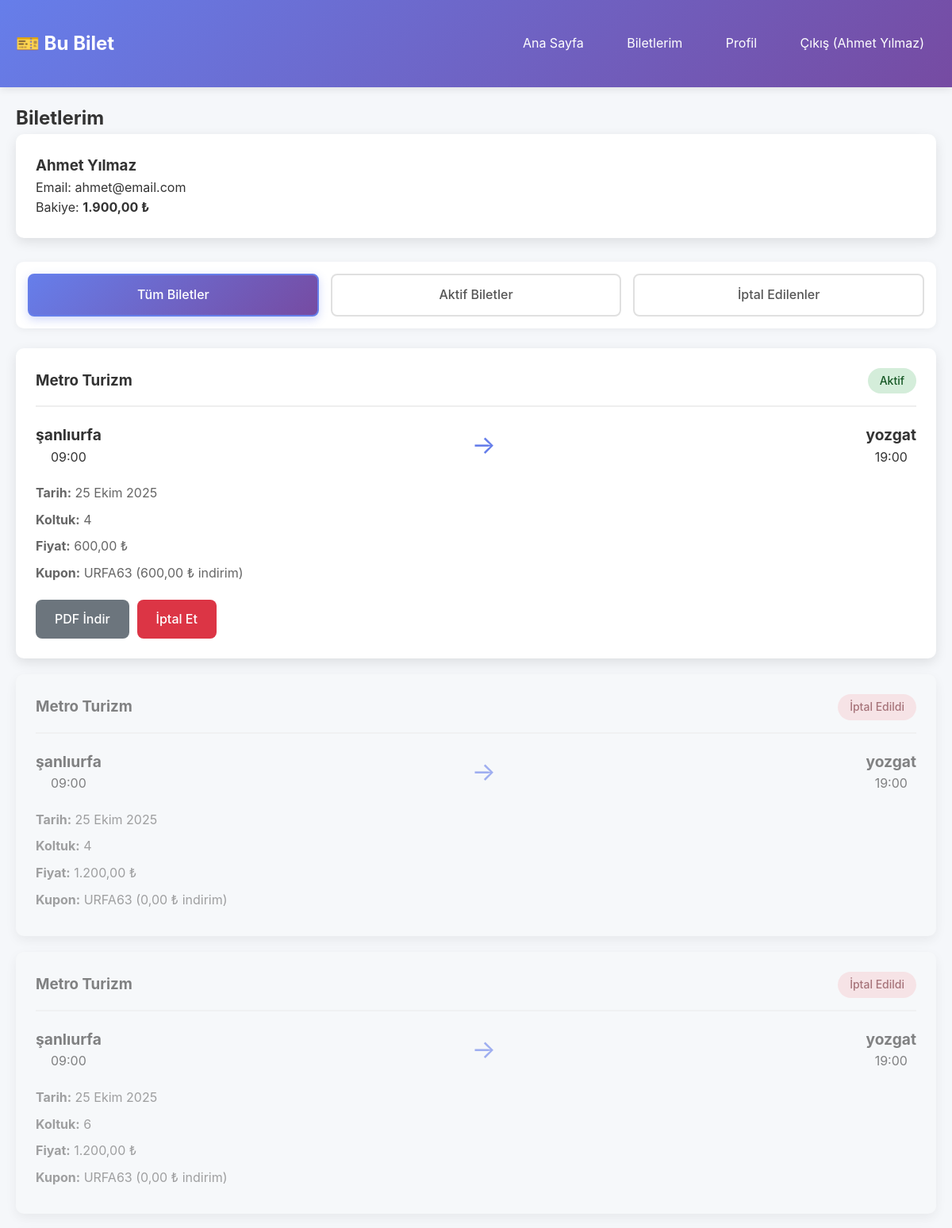
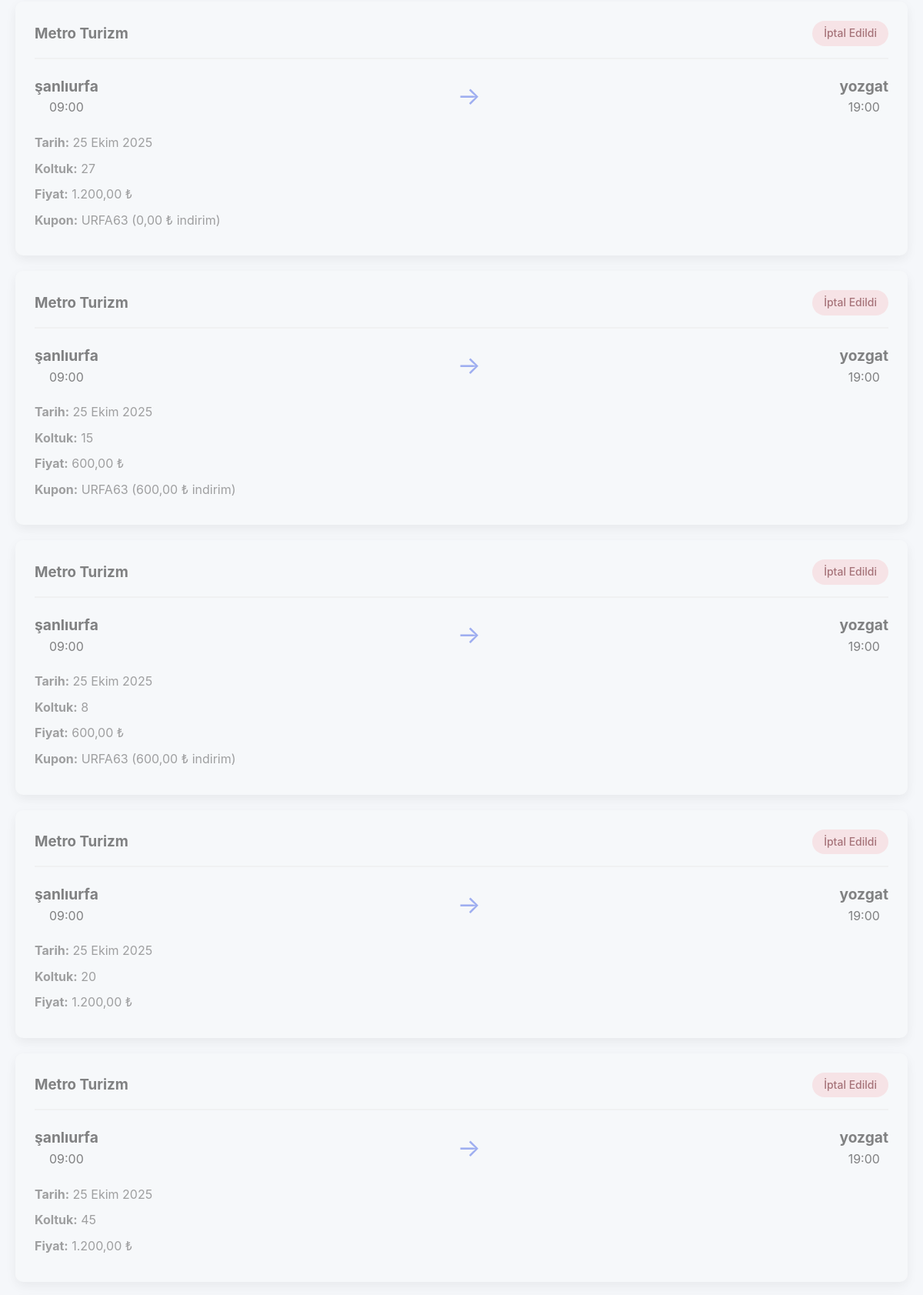
The page /my-tickets.php (signed in, upper part) on the database its author committed (2 pictures, top to bottom).
### tables this page shows
CREATE TABLE users (
        id INTEGER PRIMARY KEY AUTOINCREMENT,
        email TEXT UNIQUE NOT NULL,
        password TEXT NOT NULL,
        name TEXT NOT NULL,
        phone TEXT,
        role TEXT DEFAULT 'user',
        company_id INTEGER,
        balance REAL DEFAULT 1000.00,
        created_at DATETIME DEFAULT CURRENT_TIMESTAMP,
        FOREIGN KEY (company_id) REFERENCES companies(id)
    );

CREATE TABLE tickets (
        id INTEGER PRIMARY KEY AUTOINCREMENT,
        user_id INTEGER NOT NULL,
        trip_id INTEGER NOT NULL,
        seat_number INTEGER NOT NULL,
        price REAL NOT NULL,
        status TEXT DEFAULT 'active',
        coupon_code TEXT,
        discount_amount REAL DEFAULT 0,
        booking_date DATETIME DEFAULT CURRENT_TIMESTAMP,
        FOREIGN KEY (user_id) REFERENCES users(id),
        FOREIGN KEY (trip_id) REFERENCES trips(id)
    );

CREATE TABLE companies (
        id INTEGER PRIMARY KEY AUTOINCREMENT,
        name TEXT UNIQUE NOT NULL,
        logo TEXT,
        phone TEXT,
        email TEXT,
        created_at DATETIME DEFAULT CURRENT_TIMESTAMP
    );

CREATE TABLE trips (
        id INTEGER PRIMARY KEY AUTOINCREMENT,
        company_id INTEGER NOT NULL,
        departure_city TEXT NOT NULL,
        arrival_city TEXT NOT NULL,
        departure_date DATE NOT NULL,
        departure_time TIME NOT NULL,
        arrival_time TIME NOT NULL,
        price REAL NOT NULL,
        total_seats INTEGER DEFAULT 45,
        available_seats INTEGER DEFAULT 45,
        bus_plate TEXT,
        created_at DATETIME DEFAULT CURRENT_TIMESTAMP,
        FOREIGN KEY (company_id) REFERENCES companies(id)
    );

### includes/auth.php (called while the page is built, shortened)
<?php
function isLoggedIn() {
    return isset($_SESSION['user_id']);
}
function getCurrentUser() {
    global $db;
    $stmt = $db->prepare("SELECT * FROM users WHERE id = :id");
    $stmt->bindValue(':id', $_SESSION['user_id'], SQLITE3_INTEGER);
    $result = $stmt->execute();
    return $result->fetchArray(SQLITE3_ASSOC);
}
?>

### includes/functions.php (called while the page is built, shortened)
<?php
function formatPrice($price) {
    return number_format($price, 2, ',', '.') . ' ₺';
}
function formatDate($date) {
    $months = [
        'January' => 'Ocak', 'February' => 'Şubat', 'March' => 'Mart',
        'April' => 'Nisan', 'May' => 'Mayıs', 'June' => 'Haziran',
        'July' => 'Temmuz', 'August' => 'Ağustos', 'September' => 'Eylül',
        'October' => 'Ekim', 'November' => 'Kasım', 'December' => 'Aralık'
    ];
    $timestamp = strtotime($date);
    $formatted = date('d F Y', $timestamp);
    foreach ($months as $eng => $tr) {
        $formatted = str_replace($eng, $tr, $formatted);
    }
    return $formatted;
}
function formatTime($time) {
    return date('H:i', strtotime($time));
}
function canCancelTicket($db, $ticketId) {
    $stmt = $db->prepare("
        SELECT t.departure_date, t.departure_time
        FROM tickets tk
        JOIN trips t ON tk.trip_id = t.id
        WHERE tk.id = :ticket_id
    ");
    $stmt->bindValue(':ticket_id', $ticketId, SQLITE3_INTEGER);
    $result = $stmt->execute();
    $trip = $result->fetchArray(SQLITE3_ASSOC);
    $departureDateTime = strtotime($trip['departure_date'] . ' ' . $trip['departure_time']);
    $currentTime = time();
    $oneHourBefore = $departureDateTime - 3600;
    return $currentTime < $oneHourBefore;
}
function getUserTickets($db, $userId, $status = null) {
    $query = "
        SELECT tk.*, t.departure_city, t.arrival_city, t.departure_date,
               t.departure_time, t.arrival_time, c.name as company_name
        FROM tickets tk
        JOIN trips t ON tk.trip_id = t.id
        JOIN companies c ON t.company_id = c.id
        WHERE tk.user_id = :user_id
    ";
    $query .= " ORDER BY tk.id DESC";
    $stmt = $db->prepare($query);
    $stmt->bindValue(':user_id', $userId, SQLITE3_INTEGER);
    $result = $stmt->execute();
    $tickets = [];
    while ($row = $result->fetchArray(SQLITE3_ASSOC)) {
        $tickets[] = $row;
    }
    return $tickets;
}
?>

### my-tickets.php (the view, shortened to what this page needs)
<?php
require_once 'includes/db.php';
require_once 'includes/auth.php';
require_once 'includes/functions.php';
$user = getCurrentUser();
$filter = isset($_GET['filter']) ? $_GET['filter'] : 'all';
$statusFilter = ($filter === 'active') ? 'active' : (($filter === 'cancelled') ? 'cancelled' : null);
$tickets = getUserTickets($db, $user['id'], $statusFilter);
?>
<!DOCTYPE html>
<html lang="tr">
<head>
    <link rel="stylesheet" href="assets/css/style.css">
</head>
<body>
    <?php include 'includes/header.php'; ?>
    <div class="container">
        <h2>Biletlerim</h2>
        <div class="user-info-card">
            <h3><?= htmlspecialchars($user['name']) ?></h3>
            <p>Email: <?= htmlspecialchars($user['email']) ?></p>
            <p>Bakiye: <strong><?= formatPrice($user['balance']) ?></strong></p>
        </div>
        <div class="ticket-filters">
            <a href="my-tickets.php?filter=all" class="filter-btn <?= $filter === 'all' ? 'active' : '' ?>">Tüm Biletler</a>
            <a href="my-tickets.php?filter=active" class="filter-btn <?= $filter === 'active' ? 'active' : '' ?>">Aktif Biletler</a>
            <a href="my-tickets.php?filter=cancelled" class="filter-btn <?= $filter === 'cancelled' ? 'active' : '' ?>">İptal Edilenler</a>
        </div>
        <?php if (empty($tickets)): ?>
            <div class="alert alert-info">
                <p>Henüz biletiniz bulunmamaktadır.</p>
                <a href="index.php" class="btn btn-primary">Sefer Ara</a>
            </div>
        <?php else: ?>
            <div class="tickets-list">
                <?php foreach ($tickets as $ticket): ?>
                    <?php $canCancel = canCancelTicket($db, $ticket['id']); ?>
                    <div class="ticket-card <?= $ticket['status'] === 'cancelled' ? 'cancelled' : '' ?>">
                        <div class="ticket-header">
                            <h3><?= htmlspecialchars($ticket['company_name']) ?></h3>
                            <span class="ticket-status status-<?= $ticket['status'] ?>">
                                <?= $ticket['status'] === 'active' ? 'Aktif' : 'İptal Edildi' ?>
                            </span>
                        </div>
                        <div class="ticket-body">
                            <div class="ticket-route">
                                <div class="route-point">
                                    <strong><?= htmlspecialchars($ticket['departure_city']) ?></strong>
                                    <span><?= formatTime($ticket['departure_time']) ?></span>
                                </div>
                                <div class="route-arrow">→</div>
                                <div class="route-point">
                                    <strong><?= htmlspecialchars($ticket['arrival_city']) ?></strong>
                                    <span><?= formatTime($ticket['arrival_time']) ?></span>
                                </div>
                            </div>
                            <div class="ticket-details">
                                <p><strong>Tarih:</strong> <?= formatDate($ticket['departure_date']) ?></p>
                                <p><strong>Koltuk:</strong> <?= $ticket['seat_number'] ?></p>
                                <p><strong>Fiyat:</strong> <?= formatPrice($ticket['price']) ?></p>
                                <?php if ($ticket['coupon_code']): ?>
                                    <p><strong>Kupon:</strong> <?= htmlspecialchars($ticket['coupon_code']) ?>
                                       (<?= formatPrice($ticket['discount_amount']) ?> indirim)</p>
                                <?php endif; ?>
                            </div>
                        </div>
                        <?php if ($ticket['status'] === 'active'): ?>
                            <div class="ticket-actions">
                                <a href="download-pdf.php?id=<?= $ticket['id'] ?>" class="btn btn-secondary" target="_blank">
                                    PDF İndir
                                </a>
                                <?php if ($canCancel): ?>
                                    <a href="cancel-ticket.php?id=<?= $ticket['id'] ?>"
                                       class="btn btn-danger"
                                       onclick="return confirm('Bu bileti iptal etmek istediğinizden emin misiniz?')">
                                        İptal Et
                                    </a>
                                <?php else: ?>
                                    <span class="text-muted">İptal süresi geçti</span>
                                <?php endif; ?>
                            </div>
                        <?php endif; ?>
                    </div>
                <?php endforeach; ?>
            </div>
        <?php endif; ?>
    </div>
</body>
</html>

### assets/css/style.css (style rules this page uses)
* { margin: 0; padding: 0; box-sizing: border-box; }
body { font-family: -apple-system, BlinkMacSystemFont, 'Segoe UI', Roboto, Oxygen, Ubuntu, Cantarell, sans-serif; line-height: 1.6; color: #333; background-color: #f5f7fa; }
.container { max-width: 1200px; margin: 0 auto; padding: 20px; }
.btn { padding: 12px 24px; border: none; border-radius: 8px; cursor: pointer; font-size: 1rem; font-weight: 500; transition: all 0.3s; text-decoration: none; display: inline-block; text-align: center; }
.btn-secondary { background: #6c757d; color: white; }
.btn-danger { background: #dc3545; color: white; }
.tickets-list { display: flex; flex-direction: column; gap: 20px; }
.ticket-card { background: white; border-radius: 10px; padding: 25px; box-shadow: 0 5px 15px rgba(0,0,0,0.1); }
.ticket-card.cancelled { opacity: 0.6; background: #f8f9fa; }
.ticket-header { display: flex; justify-content: space-between; align-items: center; margin-bottom: 20px; padding-bottom: 15px; border-bottom: 2px solid #eee; }
.ticket-status { padding: 5px 15px; border-radius: 20px; font-size: 0.875rem; font-weight: 500; }
.status-active { background: #d4edda; color: #155724; }
.status-cancelled { background: #f8d7da; color: #721c24; }
.ticket-route { display: flex; align-items: center; justify-content: space-between; margin-bottom: 20px; }
.route-point { text-align: center; }
.route-point strong { display: block; font-size: 1.2rem; color: #333; }
.route-arrow { font-size: 2rem; color: #667eea; }
.ticket-details p { margin-bottom: 8px; color: #666; }
.ticket-actions { display: flex; gap: 10px; margin-top: 20px; }
.user-info-card { background: white; padding: 25px; border-radius: 10px; box-shadow: 0 5px 15px rgba(0,0,0,0.1); margin-bottom: 30px; }
.ticket-filters { display: flex; gap: 15px; margin-bottom: 25px; background: white; padding: 15px; border-radius: 10px; box-shadow: 0 2px 10px rgba(0,0,0,0.05); }
.filter-btn { flex: 1; padding: 12px 20px; border: 2px solid #e0e0e0; border-radius: 8px; text-align: center; text-decoration: none; color: #555; font-weight: 500; transition: all 0.3s; background: white; }
.filter-btn.active { background: linear-gradient(135deg, #667eea 0%, #764ba2 100%); color: white; border-color: #667eea; box-shadow: 0 4px 12px rgba(102, 126, 234, 0.3); }

### rows shown on the page
users: name "Ahmet Yılmaz", email "ahmet@email.com", balance "1.900,00 ₺"
tickets: companies.name "Metro Turizm", status "Aktif", trip.departure_city "şanlıurfa", trip.departure_time "09:00", trip.arrival_city "yozgat", trip.arrival_time "19:00", trip.departure_date "25 Ekim 2025", seat_number "4", price "600,00 ₺", coupon_code "URFA63", discount_amount "600,00 ₺"
tickets: companies.name "Metro Turizm", status "İptal Edildi", trip.departure_city "şanlıurfa", trip.departure_time "09:00", trip.arrival_city "yozgat", trip.arrival_time "19:00", trip.departure_date "25 Ekim 2025", seat_number "4", price "1.200,00 ₺", coupon_code "URFA63", discount_amount "0,00 ₺"
tickets: companies.name "Metro Turizm", status "İptal Edildi", trip.departure_city "şanlıurfa", trip.departure_time "09:00", trip.arrival_city "yozgat", trip.arrival_time "19:00", trip.departure_date "25 Ekim 2025", seat_number "6", price "1.200,00 ₺", coupon_code "URFA63", discount_amount "0,00 ₺"
tickets: companies.name "Metro Turizm", status "İptal Edildi", trip.departure_city "şanlıurfa", trip.departure_time "09:00", trip.arrival_city "yozgat", trip.arrival_time "19:00", trip.departure_date "25 Ekim 2025", seat_number "27", price "1.200,00 ₺", coupon_code "URFA63", discount_amount "0,00 ₺"
tickets: companies.name "Metro Turizm", status "İptal Edildi", trip.departure_city "şanlıurfa", trip.departure_time "09:00", trip.arrival_city "yozgat", trip.arrival_time "19:00", trip.departure_date "25 Ekim 2025", seat_number "15", price "600,00 ₺", coupon_code "URFA63", discount_amount "600,00 ₺"
tickets: companies.name "Metro Turizm", status "İptal Edildi", trip.departure_city "şanlıurfa", trip.departure_time "09:00", trip.arrival_city "yozgat", trip.arrival_time "19:00", trip.departure_date "25 Ekim 2025", seat_number "8", price "600,00 ₺", coupon_code "URFA63", discount_amount "600,00 ₺"
tickets: companies.name "Metro Turizm", status "İptal Edildi", trip.departure_city "şanlıurfa", trip.departure_time "09:00", trip.arrival_city "yozgat", trip.arrival_time "19:00", trip.departure_date "25 Ekim 2025", seat_number "20", price "1.200,00 ₺"
tickets: companies.name "Metro Turizm", status "İptal Edildi", trip.departure_city "şanlıurfa", trip.departure_time "09:00", trip.arrival_city "yozgat", trip.arrival_time "19:00", trip.departure_date "25 Ekim 2025", seat_number "45", price "1.200,00 ₺"

### other values the page prints
$_SESSION['name'] "Ahmet Yılmaz"
